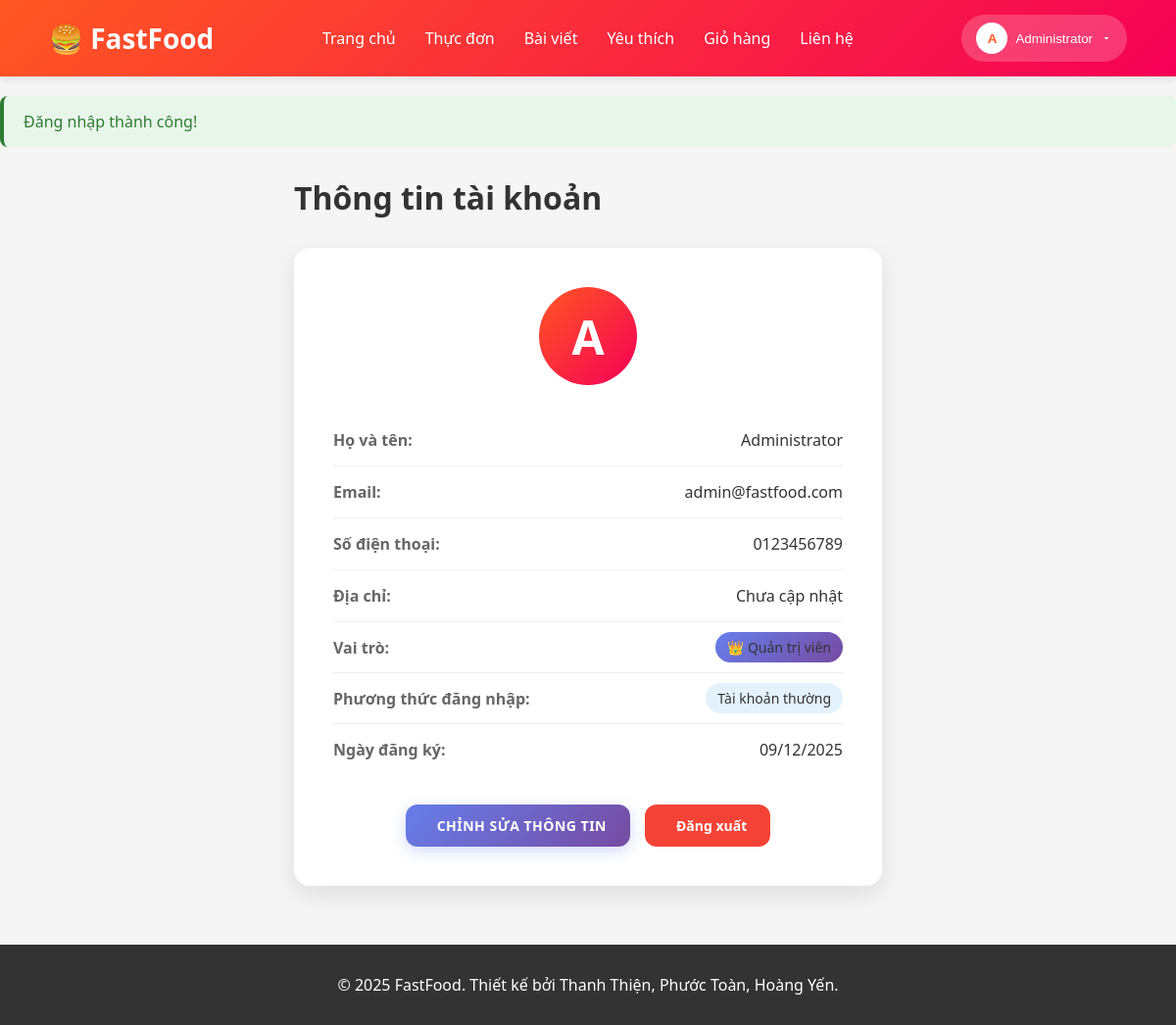
Screenshot of /index.php?page=profile (signed in) with the database file from the repository.
### tables this page shows
CREATE TABLE IF NOT EXISTS users (
    id INT AUTO_INCREMENT PRIMARY KEY,
    email VARCHAR(255) NOT NULL UNIQUE,
    password VARCHAR(255) NULL COMMENT 'NULL nếu đăng nhập bằng Google',
    full_name VARCHAR(255) NOT NULL,
    phone VARCHAR(20),
    address TEXT,
    role ENUM('admin', 'customer') DEFAULT 'customer',
    avatar VARCHAR(255),
    google_id VARCHAR(255) UNIQUE,
    status ENUM('active', 'inactive', 'banned') DEFAULT 'active',
    login_method ENUM('normal', 'google') DEFAULT 'normal',
    created_at TIMESTAMP DEFAULT CURRENT_TIMESTAMP,
    updated_at TIMESTAMP DEFAULT CURRENT_TIMESTAMP ON UPDATE CURRENT_TIMESTAMP,
    INDEX idx_email (email),
    INDEX idx_role (role),
    INDEX idx_status (status),
    INDEX idx_google_id (google_id)
);

### controllers/ProfileController.php (called while the page is built, shortened)
<?php
class ProfileController {
    private $db;
    public function __construct() {
        $this->db = Database::getInstance()->getConnection();
    }
    public function index() {
        $stmt = $this->db->prepare("SELECT * FROM users WHERE id = ?");
        $stmt->execute([$_SESSION['user_id']]);
        $user = $stmt->fetch();
        $editMode = $_GET['edit'] ?? false;
        require_once 'views/profile.php';
    }
}

### config/database.php (called while the page is built)
<?php
class Database {
    private static $instance = null;
    private $conn;
    private $host = 'localhost';
    private $dbname = 'fastfood_db';
    private $username = 'root';
    private $password = 'Thien@160504';
    private function __construct() {
        try {
            $this->conn = new PDO(
                "mysql:host={$this->host};dbname={$this->dbname};charset=utf8mb4",
                $this->username,
                $this->password,
                [
                    PDO::ATTR_ERRMODE => PDO::ERRMODE_EXCEPTION,
                    PDO::ATTR_DEFAULT_FETCH_MODE => PDO::FETCH_ASSOC,
                    PDO::ATTR_EMULATE_PREPARES => false
                ]
            );
        } catch (PDOException $e) {
            die("Lỗi kết nối database: " . $e->getMessage());
        }
    }
    public static function getInstance() {
        if (self::$instance === null) {
            self::$instance = new self();
        }
        return self::$instance;
    }
    public function getConnection() {
        return $this->conn;
    }
}

### helpers/functions.php (called while the page is built, shortened)
<?php
function e($string) {
    return htmlspecialchars($string ?? '', ENT_QUOTES, 'UTF-8');
}

### views/profile.php (the view, shortened to what this page needs)
<?php
require_once 'views/layouts/header.php';
?>
<div class="container" style="margin-top: 30px;">
    <div class="profile-container">
        <h2>Thông tin tài khoản</h2>
        <?php if ($editMode): ?>
        <div class="profile-card">
            <div class="profile-header">
                <div class="profile-avatar">
                    <div class="avatar-circle">
                        <?= strtoupper(substr($_SESSION['full_name'] ?? 'U', 0, 1)) ?>
                    </div>
                </div>
                <h3>Chỉnh sửa thông tin</h3>
            </div>
            <form method="POST" action="index.php?page=profile&action=update" class="profile-form">
                <div class="form-group">
                    <label><i class="fas fa-user"></i> Họ và tên <span class="required">*</span></label>
                    <input type="text" name="full_name" class="form-input"
                           value="<?= e($user['full_name'] ?? '') ?>" required
                           placeholder="Nhập họ và tên">
                </div>
                <div class="form-group">
                    <label><i class="fas fa-envelope"></i> Email</label>
                    <input type="email" class="form-input"
                           value="<?= e($user['email'] ?? '') ?>" disabled
                           style="background: #f5f5f5; color: #999;">
                    <small class="form-help">Email không thể thay đổi</small>
                </div>
                <div class="form-group">
                    <label><i class="fas fa-phone"></i> Số điện thoại</label>
                    <input type="tel" name="phone" class="form-input"
                           value="<?= e($user['phone'] ?? '') ?>"
                           placeholder="Nhập số điện thoại">
                </div>
                <div class="form-group">
                    <label><i class="fas fa-map-marker-alt"></i> Địa chỉ</label>
                    <textarea name="address" class="form-input form-textarea"
                              placeholder="Nhập địa chỉ chi tiết (số nhà, đường, phường/xã, quận/huyện, tỉnh/thành phố)"><?= e($user['address'] ?? '') ?></textarea>
                    <small class="form-help">Địa chỉ này sẽ được sử dụng làm địa chỉ giao hàng mặc định</small>
                </div>
                <div class="form-actions">
                    <button type="submit" class="btn btn-primary">
                        <i class="fas fa-save"></i>
                        Lưu thay đổi
                    </button>
                    <a href="index.php?page=profile" class="btn btn-secondary">
                        <i class="fas fa-times"></i>
                        Hủy
                    </a>
                </div>
            </form>
        </div>
        <?php else: ?>
        <div class="profile-card">
            <div class="profile-avatar">
                <div class="avatar-circle">
                    <?= strtoupper(substr($_SESSION['full_name'] ?? 'U', 0, 1)) ?>
                </div>
            </div>
            <div class="profile-info">
                <div class="info-row">
                    <label>Họ và tên:</label>
                    <span><?= e($user['full_name'] ?? $_SESSION['full_name'] ?? 'Chưa cập nhật') ?></span>
                </div>
                <div class="info-row">
                    <label>Email:</label>
                    <span><?= e($user['email'] ?? $_SESSION['user_email'] ?? 'Chưa cập nhật') ?></span>
                </div>
                <div class="info-row">
                    <label>Số điện thoại:</label>
                    <span><?= e($user['phone'] ?? 'Chưa cập nhật') ?></span>
                </div>
                <div class="info-row">
                    <label>Địa chỉ:</label>
                    <span class="address-text"><?= e($user['address'] ?? 'Chưa cập nhật') ?></span>
                </div>
                <?php if (isset($_SESSION['role']) && $_SESSION['role'] === 'admin'): ?>
    <div class="info-row" style="display: flex; justify-content: space-between; align-items: center; padding: 10px 0; border-bottom: 1px solid #eee;">
        <label style="font-weight: 600; color: #666; margin-bottom: 0;">Vai trò:</label>
        <div style="text-align: right;">
            <span class="badge badge-admin" style="display: inline-block; width: fit-content;">
                👑 Quản trị viên
            </span>
        </div>
    </div>
<?php endif; ?>
                <div class="info-row" style="display: flex; justify-content: space-between; align-items: center; padding: 10px 0; border-bottom: 1px solid #eee;">
                <label style="font-weight: 600; color: #666; margin-bottom: 0;">Phương thức đăng nhập:</label>
    <div style="text-align: right;">
        <?php if (isset($_SESSION['login_method']) && $_SESSION['login_method'] === 'google'): ?>
            <span class="badge badge-google" style="display: inline-flex; align-items: center; gap: 5px;">
                <svg width="16" height="16" viewBox="0 0 24 24" xmlns="http://www.w3.org/2000/svg">
                    <path d="M22.56 12.25c0-.78-.07-1.53-.2-2.25H12v4.26h5.92c-.26 1.37-1.04 2.53-2.21 3.31v2.77h3.57c2.08-1.92 3.28-4.74 3.28-8.09z" fill="#4285F4"/>
                    <path d="M12 23c2.97 0 5.46-.98 7.28-2.66l-3.57-2.77c-.98.66-2.23 1.06-3.71 1.06-2.86 0-5.29-1.93-6.16-4.53H2.18v2.84C3.99 20.53 7.7 23 12 23z" fill="#34A853"/>
                    <path d="M5.84 14.09c-.22-.66-.35-1.36-.35-2.09s.13-1.43.35-2.09V7.07H2.18C1.43 8.55 1 10.22 1 12s.43 3.45 1.18 4.93l2.85-2.22.81-.62z" fill="#FBBC05"/>
                    <path d="M12 6.75c1.63 0 3.06.56 4.21 1.65l3.15-3.15C17.45 2.09 14.97 1 12 1 7.7 1 3.99 3.47 2.18 7.07l3.66 2.84C6.71 7.41 9.14 5.75 12 5.75z" fill="#EA4335"/>
                </svg>
                Google Account
            </span>
        <?php else: ?>
            <span class="badge badge-normal" style="color: #333;">Tài khoản thường</span>
        <?php endif; ?>
    </div>
</div>
                <div class="info-row">
                    <label>Ngày đăng ký:</label>
                    <span><?= isset($user['created_at']) ? date('d/m/Y', strtotime($user['created_at'])) : 'N/A' ?></span>
                </div>
            </div>
            <div class="profile-actions">
                <a href="index.php?page=profile&edit=1" class="btn btn-primary">
                    Chỉnh sửa thông tin
                </a>
                <a href="index.php?page=logout" class="btn btn-logout">
                    Đăng xuất
                </a>
            </div>
        </div>
        <?php endif; ?>
    </div>
</div>
<?php require_once 'views/layouts/footer.php'; ?>

### public/css/style.css (style rules this page uses)
* { margin: 0; padding: 0; box-sizing: border-box; }
body { font-family: 'Segoe UI', Tahoma, Geneva, Verdana, sans-serif; background: #f5f5f5; color: #333; }
.container { max-width: 1200px; margin: 40px auto; padding: 0 20px; }
.container h2 { font-size: 32px; margin-bottom: 30px; color: #333; }
.btn-primary { background: linear-gradient(135deg, #ff6b35, #ff5722); color: white; padding: 12px 24px; border: none; border-radius: 25px; cursor: pointer; font-weight: 600; text-decoration: none; display: inline-flex; align-items: center; gap: 8px; transition: all 0.3s ease; box-shadow: 0 4px 15px rgba(255, 107, 53, 0.3); font-size: 14px; text-transform: uppercase; letter-spacing: 0.5px; }

### views/profile.php (style rules this page uses)
.profile-container { max-width: 600px; margin: 0 auto; }
.profile-card { background: white; border-radius: 16px; padding: 40px; box-shadow: 0 8px 25px rgba(0,0,0,0.1); }
.profile-avatar { text-align: center; margin-bottom: 30px; }
.avatar-circle { width: 100px; height: 100px; border-radius: 50%; background: linear-gradient(135deg, #ff5722, #f50057); color: white; display: inline-flex; align-items: center; justify-content: center; font-size: 48px; font-weight: 700; }
.profile-info { margin-bottom: 30px; }
.info-row { display: flex; justify-content: space-between; align-items: flex-start; padding: 15px 0; border-bottom: 1px solid #f0f0f0; }
.info-row:last-child { border-bottom: none; }
.info-row label { font-weight: 600; color: #666; min-width: 120px; }
.info-row span { color: #333; flex: 1; text-align: right; }
.address-text { max-width: 300px; word-wrap: break-word; }
.badge { display: inline-flex; align-items: center; gap: 8px; padding: 6px 12px; border-radius: 20px; font-size: 14px; font-weight: 500; }
.badge-normal { background: #e3f2fd; color: #1976d2; }
.badge-admin { background: linear-gradient(135deg, #667eea 0%, #764ba2 100%); color: white; }
.profile-actions { display: flex; gap: 15px; justify-content: center; }
.btn { display: inline-flex; align-items: center; gap: 8px; padding: 12px 24px; border-radius: 12px; text-decoration: none; font-weight: 600; border: none; cursor: pointer; transition: all 0.3s ease; font-size: 14px; }
.btn-primary { background: linear-gradient(135deg, #667eea, #764ba2); color: white; box-shadow: 0 4px 15px rgba(102, 126, 234, 0.3); }
.btn-logout { background: #f44336; color: white; }

### rows the page displays
users: full_name "Administrator", email "admin@fastfood.com", phone "0123456789", address "Chưa cập nhật", created_at "09/12/2025"

### other values shown
substr($_SESSION['full_name'] ?? 'U', 0, 1) "A"
$_SESSION['full_name'] "Administrator"
$success "Đăng nhập thành công!"
